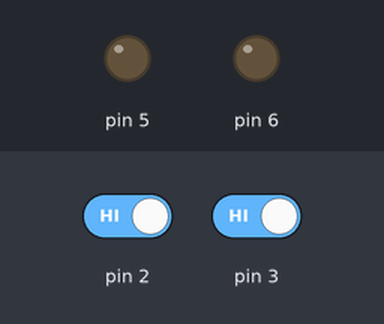
This sketch was run on a simulated Arduino Uno, built with avr-gcc and run on an emulated ATmega328P. On the bench: output pins drawn as LEDs (lit = HIGH). Inputs (shaded band) come from the test bench; at power-on: pin 2 HIGH, pin 3 HIGH.

Above: at 5.0 s.
5.1 s: pin 2 driven LOW
At 5.5 s:
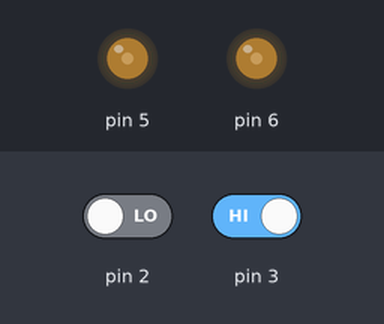
6.6 s: pin 2 driven HIGH
At 7.8 s:
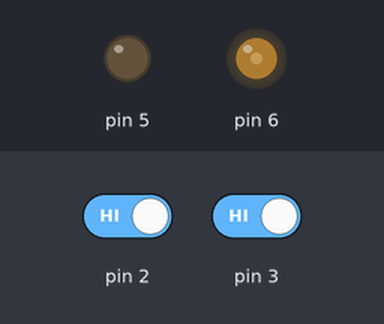
8.1 s: pin 3 driven LOW
At 9.0 s:
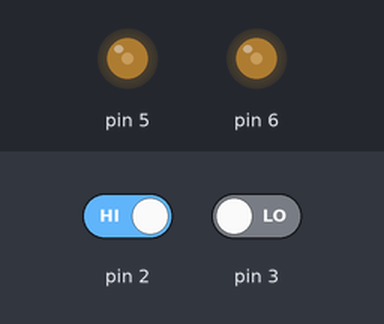
9.6 s: pin 3 driven HIGH
At 10.2 s:
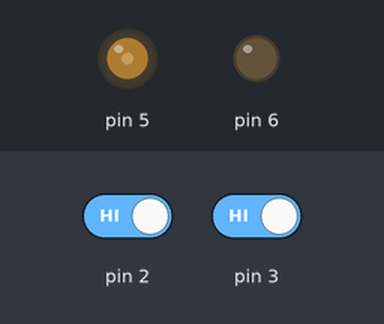
Timing chart, 0 to 12.1 s (numbered marks = the images above; inputs shaded):
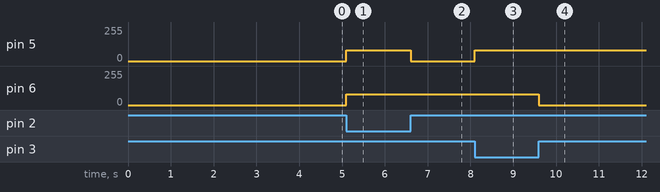

Measured:
- after the input at 5.1 s, pin 5, pin 6: 0/255 → 80/255 at once
- after the input at 6.6 s, pin 5: 80/255 → 0/255 at once
- after the input at 8.1 s, pin 5: 0/255 → 80/255 at once
- after the input at 9.6 s, pin 6: 80/255 → 0/255 at once

The sketch:

Seguidor.ino
```cpp
#define F_CPU 16000000

// Macros de Execução
#define CLEARBIT(ADDRESS,BIT) (ADDRESS &= ~(1<<BIT))
#define SETBIT(ADDRESS,BIT) (ADDRESS |= (1<<BIT))
#define CHECKBIT(ADDRESS, BIT) (ADDRESS & (1<<BIT))

#include <avr/io.h>
#include <avr/interrupt.h>

#define CLEAR_PWM_VALUE(ENVIROLMENT) (ENVIROLMENT = 0)
#define SET_PWM_VALUE(ENVIROLMENT, VALUE) (ENVIROLMENT = VALUE)

int DEFAULT_PWM_VALUE = 80;
int DRIFT_PWM_VALUE = 100;
int STOP_TIME_MS = 50;

void configureIO(){
	/*
		Configurando portas no pattern:
			PORTD:
				2: Entrada (Sensor)
				3: Entrada (Sensor)
				5: Saída (Motor 1)
				6: Saída (Motor 2)
	*/

	// Configurando as entradas;
	CLEARBIT(DDRD, PORTD2);
	CLEARBIT(DDRD, PORTD3);

	//Configurando as Saídas;
	SETBIT(DDRD, PORTD5);
	SETBIT(DDRD, PORTD6);

}

void configureInterrupt() {

	/*
		Primariamente iremos configurar/habilitar o INT0 e INT1
		Respectivamente no arduino
		PD2: INT0 (ATMega, PORTD2)
		PD3: INT1 (ATMega, PORTD3)
	*/

	// Habilitando Interrupções: INT0 e INT 1
	SETBIT(EIMSK, INT0);
	SETBIT(EIMSK, INT1);

	/*
		Configurando interrupções no seguinte pattern:
		INT0:
			Quando houver alteração de nivel lógico:
				ISC01: 0
				ISC00: 1
		INT1:
			Quando houver alteração de nivel lógico:
				ISC11: 0
				ISC10: 1
	*/

	SETBIT(EICRA, ISC00);
	SETBIT(EICRA, ISC10);

	CLEARBIT(EICRA, ISC01);
	CLEARBIT(EICRA, ISC11);

	//Habilitando interrupções globais
  	sei();
}

void configurePWM(){

	/*
		Configurando PWM:
			Configurando TCCR0A:
				Configurações:
					- No Prescaler
					- Non-Inverting Fast PWM
					- Using OCR A Unit
					- Using OCR B Unit
					- Mode 3
				BITS:
					7: COM0A1 (1)
					5: COMOB1 (1)
					1: WGM01 (1)
					0: WGM00 (1)

			Configurando TCCR0B:
				Configurações:
					- No Prescaler
				BITS:
					0: CS00 (1)

			Configurando TIMSK0:
				Configuração:
					- Habilitando Todos os tipos de interrupção
				BITS:
					0: TOIE0 (1)
	*/

	SETBIT(TCCR0A, COM0A1);
	SETBIT(TCCR0A, COM0B1);
	SETBIT(TCCR0A, WGM01);
	SETBIT(TCCR0A, WGM00);
	SETBIT(TCCR0B, CS00);
	SETBIT(TIMSK0, TOIE0);
}

ISR(INT0_vect) {
	if(!CHECKBIT(PIND, PORTD2)){
    SET_PWM_VALUE(OCR0B, DEFAULT_PWM_VALUE);
    SET_PWM_VALUE(OCR0A, DEFAULT_PWM_VALUE);
	}else{
		CLEAR_PWM_VALUE(OCR0B);
    if(!CHECKBIT(PIND, PORTD3)){
      SET_PWM_VALUE(OCR0A, DRIFT_PWM_VALUE);
      _delay_ms(STOP_TIME_MS);
    }
	}
}

ISR(INT1_vect) {
	if(!CHECKBIT(PIND, PORTD3)){
		SET_PWM_VALUE(OCR0A, DEFAULT_PWM_VALUE);
    SET_PWM_VALUE(OCR0B, DEFAULT_PWM_VALUE);
	}else{
		CLEAR_PWM_VALUE(OCR0A);
    if(!CHECKBIT(PIND, PORTD2)){
      SET_PWM_VALUE(OCR0B, DRIFT_PWM_VALUE);
      _delay_ms(STOP_TIME_MS);
    }
	}
}

int main() {

	configureIO();
	configureInterrupt();
	configurePWM();

  	while(1){
	}

	return 0;
}
```
